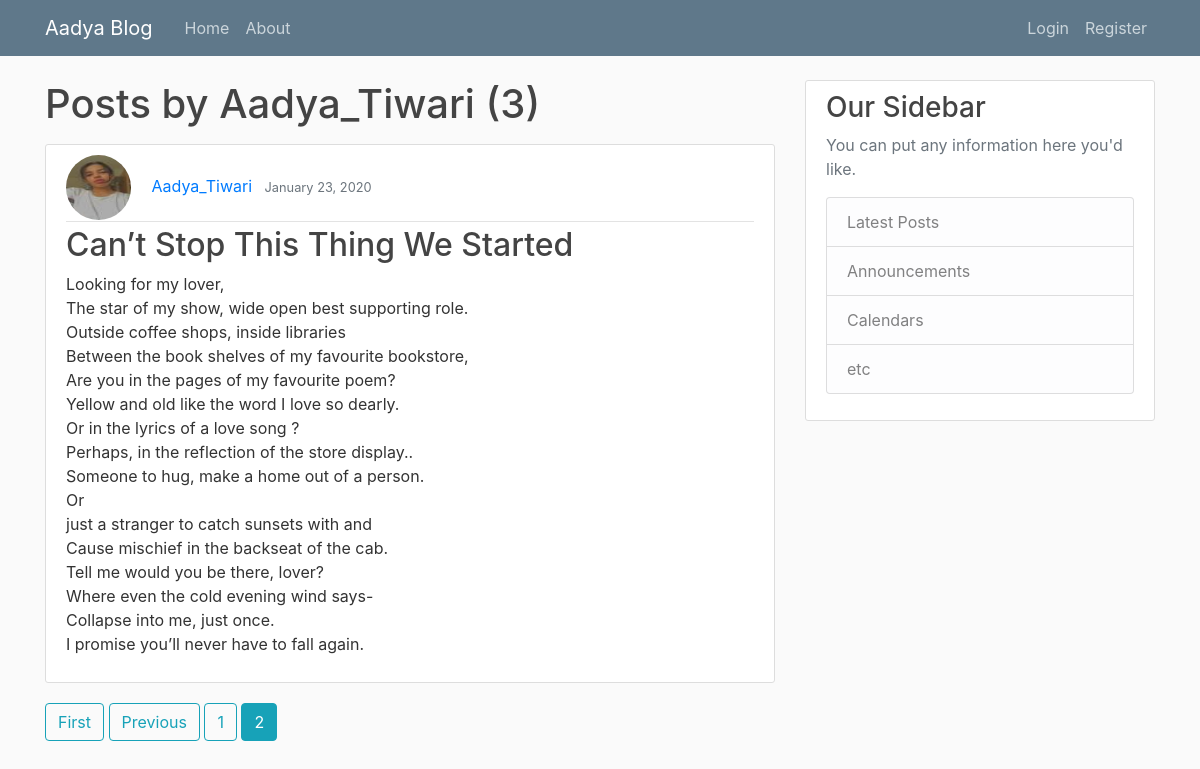
The app's page /user/Aadya_Tiwari?page=2 with its own data.
### blog/models.py (models this page shows, shortened)
class Post(models.Model):
    title = models.CharField(max_length=100)
    content = models.TextField()
    date_posted = models.DateTimeField(default=timezone.now)
    author= models.ForeignKey(User, on_delete=models.CASCADE)

### users/models.py (models this page shows, shortened)
class Profile(models.Model):
    user = models.OneToOneField(User, on_delete=models.CASCADE)
    image = models.ImageField(default='default.jpg', upload_to='profile_pics')

### blog/views.py (the view)
# urls.py: path('user/<str:username>', UserPostListView.as_view(), name='user-posts'),
class UserPostListView(ListView):
    model = Post
    template_name = 'blog/user_posts.html' # <app>/model_<viewtype>/html
    context_object_name = 'posts' # context are called posts
    paginate_by = 2 #That many posts per page
    def get_queryset(self):
        user = get_object_or_404(User, username=self.kwargs.get('username'))
        return Post.objects.filter(author=user).order_by('-date_posted')

### blog/templates/blog/user_posts.html (shortened to what this page needs)
{% extends "blog/base.html" %}
{% block content%}
    <h1 class="mb-3">Posts by {{ view.kwargs.username }} ({{page_obj.paginator.count}})</h1>
    {% for post in posts %}
        <article class="media content-section">
          <div class="media-body">
            <div class="article-metadata">
                <img class="rounded-circle article-img" src ="{{ post.author.profile.image.url}}">
              <a class="mr-2" href="{% url 'user-posts' post.author.username %}">{{ post.author }}</a>
              <small class="text-muted">{{ post.date_posted|date:"F d, Y" }}</small>
            </div>
            <h2><a class="article-title" href=" {% url 'post-detail' post.id %}">{{ post.title }}</a></h2>
            <p class="article-content">{{ post.content }}</p>
          </div>
        </article>
    {% endfor %}
    {% if is_paginated %}
         {% if page_obj.has_previous %}
              <a class="btn btn-outline-info mb-4" href="?page=1">First</a>
              <a class="btn btn-outline-info mb-4" href="?page={{ page_obj.previous_page_number }}">Previous</a>
         {% endif %}
         {% for num in page_obj.paginator.page_range %}
           {% if page_obj.number == num %}
                <a class="btn btn-info mb-4" href="?page={{ num }}">{{ num }}</a>
           {% elif num > page_obj.number|add:'-3' and num < page_obj.number|add:'3' %}
                <a class="btn btn-outline-info mb-4" href="?page={{ num }}">{{ num }}</a>
           {% endif %}
         {% endfor %}
    {% endif %}
{% endblock content %}

### blog/static/blog/main.css (style rules this page uses)
body { background: #fafafa; color: #333333; margin-top: 5rem; }
h1, h2, h3, h4, h5, h6 { color: #444444; }
.content-section { background: #ffffff; padding: 10px 20px; border: 1px solid #dddddd; border-radius: 3px; margin-bottom: 20px; }
.article-title { color: #444444; }
.article-content { white-space: pre-line; }
.article-img { height: 65px; width: 65px; margin-right: 16px; }
.article-metadata { padding-bottom: 1px; margin-bottom: 4px; border-bottom: 1px solid #e3e3e3 }

### records on screen
Post: author.profile.image (picture), author "Aadya_Tiwari", date_posted "January 23, 2020", title "Can’t Stop This Thing We Started", content "Looking for my lover, The star of my show, wide open best supporting role. Outside coffee shops, inside libraries Between the book shelves of my favourite bookstore, Are you in the pages of my favourite poem? Yellow and old like the word I love so dearly. Or in the lyrics of a love song ? Perhaps, in the reflection of the store display.. Someone to hug, make a home out of a person. Or just a stranger to catch sunsets with and Cause mischief in the backseat of the cab. Tell me would you be there, lover? Where even the cold evening wind says- Collapse into me, just once. I promise you’ll never have to fall again."

### other values on screen
{{ view.kwargs.username }} "Aadya_Tiwari"
{{ page_obj.paginator.count }} "3"
{{ num }} "1"
{{ num }} "2"
